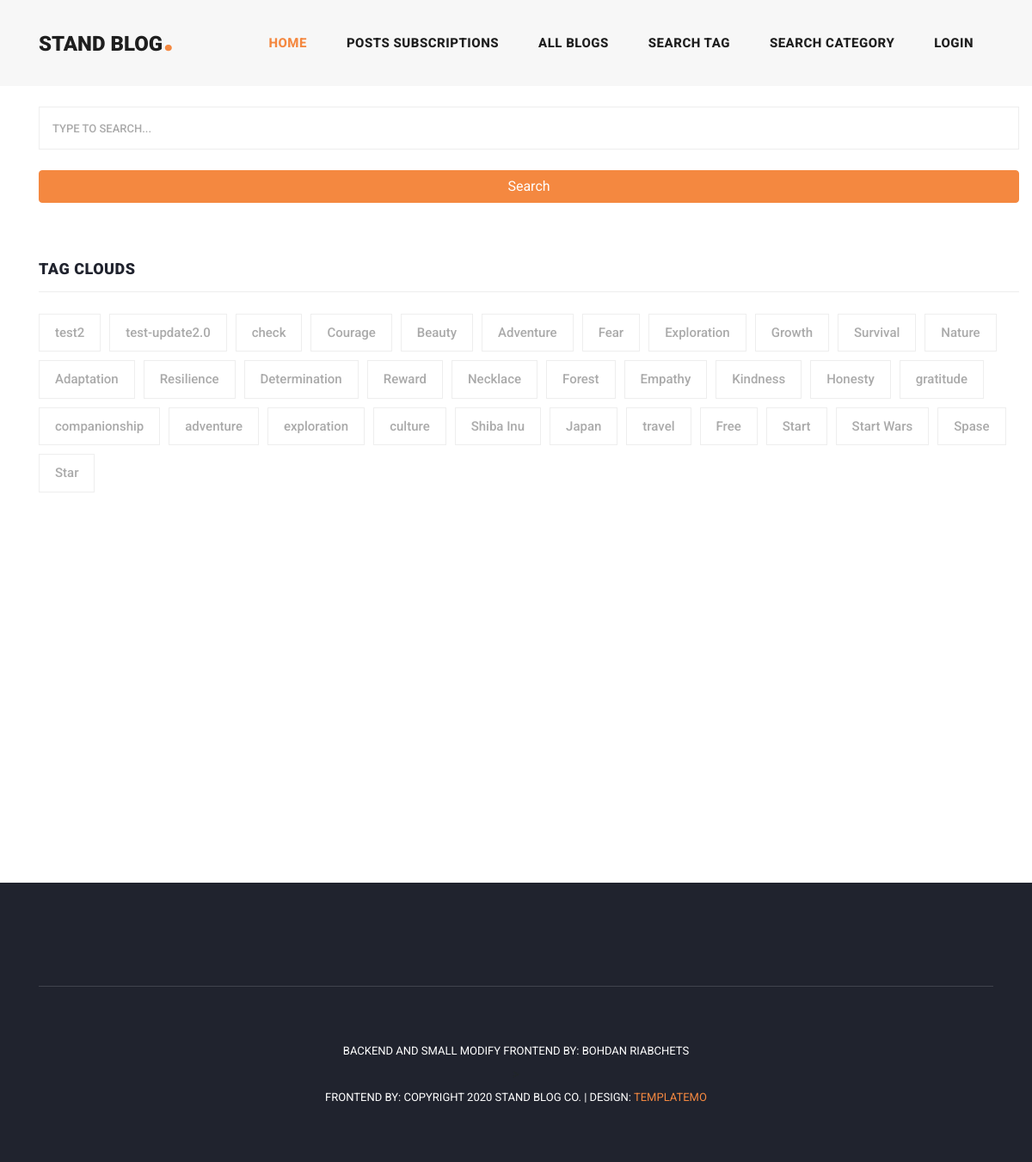
The page /tags-all/ on the database its author committed.
### blog/models.py (models this page shows)
class Tag(models.Model):
    blog = models.ManyToManyField(Blog, related_name='tag')
    tag = models.CharField(max_length=150)
    def __str__(self):
        return self.tag

### blog/views.py (the view)
# urls.py: path('tags-all/', views.BlogAllTagView.as_view(), name='blog-all-tag'),
class BlogAllTagView(generic.ListView):
    model = Tag
    template_name = 'blog/blog_tag_all.html'
    context_object_name = 'tag'
    def get_queryset(self):
        queryset = super().get_queryset()
        query = self.request.GET.get('q')
        if query:
            return queryset.filter(Q(tag__icontains=query))
        return queryset.order_by('-id')

### blog/templates/blog/blog_tag_all.html (shortened to what this page needs)
{% extends 'base.html' %}
{% block content %}
{% load static %}
<div class="main-banner header-text">
</div>
<section class="blog-posts">
    <div class="container">
        <div class="row">
            <div class="sidebar">
                <div class="row">
                    <div class="all-blog-posts">
                        <div class="row">
                            <div class="col-lg-12">
                                <div class="sidebar-item search">
                                    <form id="search_form" name="gs" method="GET">
                                        <input type="text" name="q" id="q" class="searchText"
                                               placeholder="type to search..."
                                               autocomplete="on"
                                               value="{{ q }}">
                                        <button type="submit" class="btn btn-primary full-width">Search</button>
                                    </form>
                                </div>
                                <div class="blog-post">
                                    <div class="sidebar-item tags">
                                        <div class="sidebar-heading">
                                            <h2>Tag Clouds</h2>
                                        </div>
                                        <div class="content">
                                            <ul>
                                                {% for tag in tag %}
                                                <li><a href="{% url 'blog-tag-detail' tag.pk %}">{{ tag }}</a></li>
                                                {% endfor %}
                                            </ul>
                                        </div>
                                    </div>
                                </div>
                            </div>
                        </div>
                    </div>
                    <div class="col-lg-4">
                        <div class="sidebar">
                            <div class="row">
                                <div class="col-lg-12">
                                    <div class="sidebar-item recent-posts">
                                        <div class="sidebar-heading">
                                            <br>
                                            <br>
                                        </div>
                                    </div>
                                </div>
                            </div>
                        </div>
                    </div>
                </div>
            </div>
        </div>
    </div>
</section>
<section class="blog-posts grid-system">
    <div class="container">
        <div class="row">
            <div class="col-lg-8">
                <br>
                <br>
                <br>
                <br>
            </div>
        </div>
    </div>
</section>
{% endblock %}

### static/css/templatemo-stand-blog.css (style rules this page uses)
body { font-family: 'Roboto', sans-serif; overflow-x: hidden; text-rendering: optimizeLegibility; -webkit-font-smoothing: antialiased; -moz-osx-font-smoothing: grayscale; }
a { text-decoration: none!important; }
ul { padding: 0; margin: 0; list-style: none; }
h1,h2,h3,h4,h5,h6 { margin: 0px; }
.blog-posts { margin-top: 100px; }
.blog-posts .blog-post { margin-bottom: 30px; }
.blog-posts .sidebar-heading h2 { font-size: 18px; text-transform: uppercase; font-weight: 900; letter-spacing: 0.5px; color: #20232e; border-bottom: 1px solid #eee; padding-bottom: 15px; margin-bottom: 25px; }
.sidebar { margin-left: 30px; }
.sidebar .sidebar-item { margin-top: 50px; }
.sidebar .search { margin-top: 0px; }
.sidebar .sidebar-heading h2 { font-size: 18px; text-transform: uppercase; font-weight: 900; letter-spacing: 0.5px; color: #20232e; border-bottom: 1px solid #eee; padding-bottom: 15px; margin-bottom: 25px; }
.sidebar .search input { width: 100%; height: 50px; border: 1px solid #eee; font-size: 13px; text-transform: uppercase; font-weight: 500; color: #7a7a7a; outline: none; padding: 0px 15px; }
.sidebar .search input::placeholder { color: #aaa; }
.sidebar .tags ul li { margin-right: 6px; display: inline-block; }
.sidebar .tags ul li { margin-bottom: 10px; }
.sidebar .tags ul li a { font-size: 15px; font-weight: 500; color: #aaa; display: inline-block; border: 1px solid #eee; padding: 10px 18px; transition: all .3s; }

### static/css/style.css (style rules this page uses)
form > * { display: block; margin-bottom: 0.5rem; }
form > input[type='submit'], form > button { margin: 1rem 0; }
input[type='text'], input[type='email'], input[type='password'], textarea { border-radius: 0.3px; width: 100%; padding: 0.25rem 0.75rem; }
.full-width { width: 100%; }

### rows shown on the page
Tag: tag "test2"
Tag: tag "test-update2.0"
Tag: tag "check"
Tag: tag "Courage"
Tag: tag "Beauty"
Tag: tag "Adventure"
Tag: tag "Fear"
Tag: tag "Exploration"
Tag: tag "Growth"
Tag: tag "Survival"
Tag: tag "Nature"
Tag: tag "Adaptation"
Tag: tag "Resilience"
Tag: tag "Determination"
Tag: tag "Reward"
Tag: tag "Necklace"
Tag: tag "Forest"
Tag: tag "Empathy"
Tag: tag "Kindness"
Tag: tag "Honesty"
Tag: tag "gratitude"
Tag: tag "companionship"
Tag: tag "adventure"
Tag: tag "exploration"
Tag: tag "culture"
Tag: tag "Shiba Inu"
Tag: tag "Japan"
Tag: tag "travel"
Tag: tag "Free"
Tag: tag "Start"
Tag: tag "Start Wars"
Tag: tag "Spase"
Tag: tag "Star"
